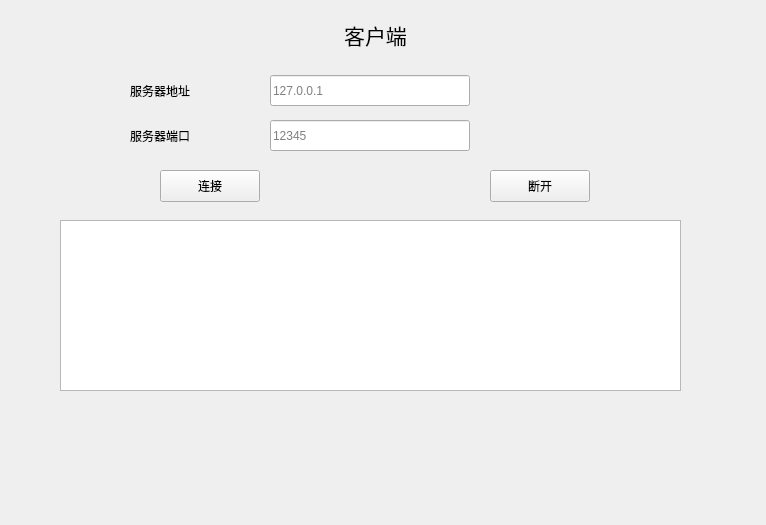
<?xml version="1.0" encoding="UTF-8"?>
<ui version="4.0">
 <class>Widget</class>
 <widget class="QWidget" name="Widget">
  <property name="geometry">
   <rect>
    <x>0</x>
    <y>0</y>
    <width>766</width>
    <height>525</height>
   </rect>
  </property>
  <property name="windowTitle">
   <string>TCP 客户端</string>
  </property>
  <widget class="QLabel" name="label">
   <property name="geometry">
    <rect>
     <x>280</x>
     <y>15</y>
     <width>191</width>
     <height>41</height>
    </rect>
   </property>
   <property name="text">
    <string>&lt;html&gt;&lt;head/&gt;&lt;body&gt;&lt;p align=&quot;center&quot;&gt;&lt;span style=&quot; font-size:16pt;&quot;&gt;客户端&lt;/span&gt;&lt;/p&gt;&lt;/body&gt;&lt;/html&gt;</string>
   </property>
  </widget>
  <widget class="QLabel" name="label_2">
   <property name="geometry">
    <rect>
     <x>130</x>
     <y>75</y>
     <width>111</width>
     <height>31</height>
    </rect>
   </property>
   <property name="text">
    <string>服务器地址</string>
   </property>
  </widget>
  <widget class="QLabel" name="label_3">
   <property name="geometry">
    <rect>
     <x>130</x>
     <y>120</y>
     <width>101</width>
     <height>31</height>
    </rect>
   </property>
   <property name="text">
    <string>服务器端口</string>
   </property>
  </widget>
  <widget class="QLineEdit" name="IplineEdit">
   <property name="geometry">
    <rect>
     <x>270</x>
     <y>75</y>
     <width>200</width>
     <height>31</height>
    </rect>
   </property>
   <property name="placeholderText">
    <string>127.0.0.1</string>
   </property>
  </widget>
  <widget class="QLineEdit" name="portlineEdit">
   <property name="geometry">
    <rect>
     <x>270</x>
     <y>120</y>
     <width>200</width>
     <height>31</height>
    </rect>
   </property>
   <property name="placeholderText">
    <string>12345</string>
   </property>
  </widget>
  <widget class="QPushButton" name="connect">
   <property name="geometry">
    <rect>
     <x>160</x>
     <y>170</y>
     <width>100</width>
     <height>32</height>
    </rect>
   </property>
   <property name="text">
    <string>连接</string>
   </property>
  </widget>
  <widget class="QPushButton" name="cancel">
   <property name="geometry">
    <rect>
     <x>490</x>
     <y>170</y>
     <width>100</width>
     <height>32</height>
    </rect>
   </property>
   <property name="text">
    <string>断开</string>
   </property>
  </widget>
  <widget class="QTextEdit" name="logEdit">
   <property name="geometry">
    <rect>
     <x>60</x>
     <y>220</y>
     <width>621</width>
     <height>171</height>
    </rect>
   </property>
   <property name="readOnly">
    <bool>true</bool>
   </property>
  </widget>
 </widget>
 <resources/>
 <connections/>
</ui>
